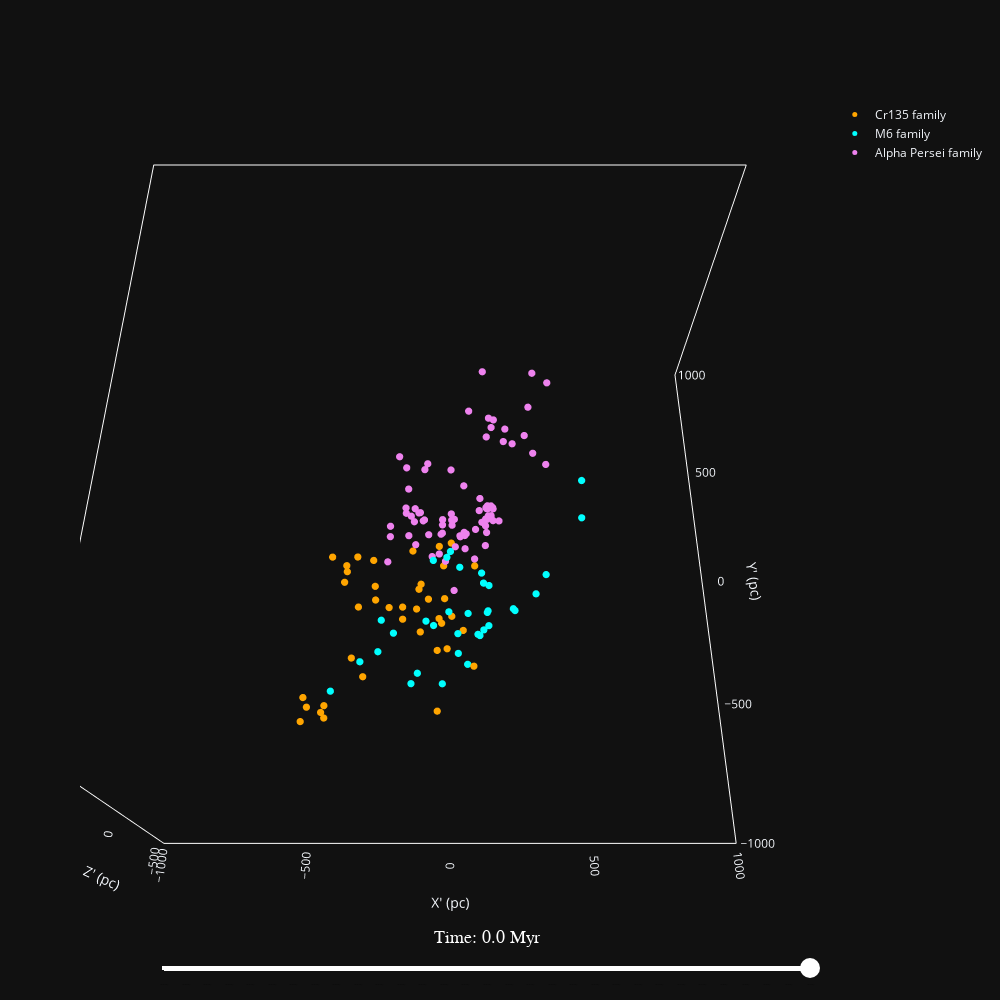

The cell this chart's notebook holds for it:
### Code cell
plot_3d = StarClusters3DPlotter()
save_name = '/Users/cam/Downloads/cluster_orbits_figure.html'
fig3d = plot_3d.generate_3d_plot(collection = sc, show = True, save_name =save_name, figure_layout=layout)

### Figure 1 — Plotly figure (JSON) as saved in the notebook; plotly's stock layout.template omitted (floating-point values rounded to 4 significant figures)
{"data": [{"hovertext": ["ASCC_18", "ASCC_20", "Alessi_33", "Alessi_34", "Alessi_36", "CWNU_1024", "CWNU_1072", "CWNU_1144", "CWNU_1178", "Collinder_132", "Collinder_135", "Collinder_140", "FoF_2383", "HSC_1765", "HSC_1865", "HSC_1894", "HSC_1913", "HSC_2056", "HSC_2247", "HSC_2453", "IC_2395", "NGC_2451B", "NGC_2547", "OCSN_64", "OCSN_65", "OCSN_76", "OCSN_82", "OCT", "OC_0395", "OC_0401", "OC_0407", "OC_0450", "Theia_105", "Theia_1918", "Theia_35", "Theia_953", "UPK_398", "UPK_535", "UPK_540"], "marker": {"color": "orange", "line": {"color": "black", "width": 0}, "opacity": 1, "size": [5, 5, 5, 5, 5, 5, 5, 5, 5, 5, 5, 5, 5, 5, 5, 5, 5, 5, 5, 5, 5, 5, 5, 5, 5, 5, 5, 5, 5, 5, 5, 5, 5, 5, 5, 5, 5, 5, 5]}, "mode": "markers", "name": "Cr135 family", "type": "scatter3d", "x": [-359.8, -320.4, -408.9, -42.56, -97.94, -204.1, -363.3, -22.05, -37.55, -285.0, -104.6, -157.8, -254.2, -127.7, -485.7, -422.8, -407.9, -98.74, 44.58, 83.77, -40.56, -110.8, -36.59, -266.7, -356.4, -307.5, -158.1, 4.0, -477.0, -465.0, -322.6, -72.15, -9.495, -27.78, -246.7, 76.89, -405.2, -18.34, 5.677], "y": [-148.3, -126.8, -650.3, -475.2, -249.2, -329.6, -215.4, -181.3, -92.69, -560.8, -270.8, -337.6, -247.1, -124.5, -695.7, -662.5, -688.8, -414.8, -374.8, -178.8, -693.1, -347.7, -376.3, -129.3, -173.5, -325.0, -370.2, -96.9, -627.0, -655.7, -505.4, -312.5, -510.4, -403.1, -319.8, -539.3, -137.1, -313.0, -348.9], "z": [-133.1, -108.5, -126.8, -90.19, -64.04, -75.08, -124.4, -63.63, -94.36, -103.1, -57.04, -51.7, -86.77, -65.5, -151.5, -161.4, -134.6, -79.16, -168.5, -69.68, -43.77, -43.63, -57.11, -131.2, -128.4, -81.6, -77.88, -59.7, -114.8, -125.7, -79.13, -43.55, 22.06, -30.76, -33.33, -61.12, -87.67, -37.93, -104.9]}, {"hovertext": ["ASCC_58", "Alessi_5", "BH_164", "BH_99", "CWNU_1020", "CWNU_1034", "CWNU_1044", "CWNU_1069", "CWNU_45", "CWNU_515", "CWNU_88", "HSC_1902", "HSC_2215", "HSC_2270", "HSC_2398", "HSC_2442", "HSC_2462", "HSC_2687", "Haffner_13", "IC_2391", "LISC-III_3668", "NGC_2451A", "NGC_3228", "NGC_6405", "OCSN_89", "Platais_9", "Teutsch_38", "Theia_1315", "Theia_227", "Theia_439", "Theia_58", "Trumpler_10", "UPK_537", "UPK_569"], "marker": {"color": "cyan", "line": {"color": "black", "width": 0}, "opacity": 1, "size": [5, 5, 5, 5, 5, 5, 5, 5, 5, 5, 5, 5, 5, 5, 5, 5, 5, 5, 5, 5, 5, 5, 5, 5, 5, 5, 5, 5, 5, 5, 5, 5, 5, 5]}, "mode": "markers", "name": "M6 family", "type": "scatter3d", "x": [95.62, 121.7, 286.5, 125.4, 25.36, -224.8, -4.109, -79.63, -294.8, 32.59, 57.4, -383.5, 26.09, 59.19, 125.9, 112.2, 129.5, 315.9, -233.4, 1.081, -106.0, -56.72, 88.55, 451.0, 207.8, -10.71, -121.4, 111.3, 456.9, 208.8, -182.8, -53.37, -25.25, 106.2], "y": [-461.5, -372.2, -293.0, -421.9, -434.8, -396.4, -359.5, -387.1, -515.9, -195.7, -520.3, -620.1, -520.4, -367.2, -348.7, -252.8, -268.8, -254.9, -499.5, -149.1, -558.9, -179.9, -467.4, -26.84, -355.4, -184.6, -630.5, -412.4, 108.9, -387.0, -448.4, -424.8, -590.5, -217.0], "z": [10.39, -13.5, -44.32, -4.15, -42.16, -20.99, -39.23, -52.27, -85.35, -43.92, -97.67, -69.39, 6.938, -34.21, -57.02, -47.08, -30.47, 26.94, -35.48, -17.74, -73.75, -23.51, 36.82, -5.929, -22.6, 11.11, 38.36, -66.32, 14.18, 38.85, -2.404, 4.479, -85.37, -44.55]}, {"hovertext": ["118TAU", "ADS_16795", "ASCC_100", "Alessi_13", "BPMG", "CAR", "COL", "CRA", "CWNU_1015", "CWNU_1129", "CWNU_1143", "Chamaleon_I", "EPSC", "ETAC", "Gaia_8", "HSC_1020", "HSC_1318", "HSC_1438", "HSC_1553", "HSC_1766", "HSC_1900", "HSC_1989", "HSC_2068", "HSC_2139", "HSC_2216", "HSC_2468", "HSC_2505", "HSC_2523", "HSC_2630", "HSC_2636", "HSC_2733", "HSC_2816", "HSC_2907", "HSC_2919", "HSC_2931", "HSC_2986", "HSC_381", "HSC_415", "HSC_474", "HSC_517", "HSC_958", "IC_2602", "IC_4665", "LCC", "Mamajek_1", "Mamajek_3", "Melotte_20", "OCSN_10", "OCSN_100", "OCSN_24", "OCSN_92", "OCSN_96", "OCSN_98", "OC_0666", "Platais_6", "Platais_8", "ROPH", "Stephenson_1", "THA", "THOR", "TWA", "Teutsch_179", "Theia_23", "Theia_232", "Theia_333", "Theia_38", "Theia_53", "Theia_54", "Theia_65", "Theia_66", "Theia_67", "Theia_69", "Theia_72", "UBC_26", "UCL", "UCRA", "UPK_113", "UPK_116", "UPK_606", "UPK_640", "USCO", "XFOR"], "marker": {"color": "violet", "line": {"color": "black", "width": 0}, "opacity": 1, "size": [5, 5, 5, 5, 5, 5, 5, 5, 5, 5, 5, 5, 5, 5, 5, 5, 5, 5, 5, 5, 5, 5, 5, 5, 5, 5, 5, 5, 5, 5, 5, 5, 5, 5, 5, 5, 5, 5, 5, 5, 5, 5, 5, 5, 5, 5, 5, 5, 5, 5, 5, 5, 5, 5, 5, 5, 5, 5, 5, 5, 5, 5, 5, 5, 5, 5, 5, 5, 5, 5, 5, 5, 5, 5, 5, 5, 5, 5, 5, 5, 5, 5]}, "mode": "markers", "name": "Alpha Persei family", "type": "scatter3d", "x": [-102.3, -78.95, 151.9, -31.58, 4.1, 6.7, -25.9, 132.4, -143.2, -152.3, 98.65, 83.35, 49.9, 33.65, 126.0, -155.9, -121.5, -125.1, -203.5, -73.66, -26.24, -61.4, -36.45, -15.54, 13.53, 47.31, 52.13, 52.02, 118.7, 85.25, 119.5, 126.1, 145.4, 130.3, 124.2, 141.0, 213.7, 184.1, 138.9, 47.83, -88.09, 50.54, 282.7, 54.3, 34.85, -92.59, -144.9, 257.8, 126.2, 3.046, 119.6, 128.3, 137.6, 145.4, -203.6, 17.62, 124.8, 134.2, 5.4, -88.4, 14.4, 190.0, 334.8, -182.7, 298.8, 281.1, 104.2, -152.7, -107.1, -135.1, 145.5, -116.8, -210.1, 346.8, 107.5, 142.1, 123.7, 67.68, 122.2, 166.0, 121.2, -27.1], "y": [-4.8, 190.5, 317.1, -49.43, -6.7, -50.5, -25.9, -0.21, -62.04, 11.49, -22.64, -161.3, -84.8, -81.36, 249.7, 206.2, 24.01, -4.63, -58.43, -72.1, -41.52, -144.6, -166.3, -186.9, -261.8, -96.03, -92.09, -85.4, -135.5, -95.0, -75.45, -48.89, -20.8, -15.28, -12.46, -0.1135, 207.6, 223.1, 227.5, 102.8, 150.9, -141.2, 166.7, -94.2, -84.41, -27.82, 93.65, 250.0, -12.2, 156.6, -56.16, -21.99, -16.41, -54.19, -93.02, -131.1, -15.23, 314.6, -20.1, -25.7, -47.7, 266.1, 172.0, 255.7, 545.1, 411.7, 67.11, 19.73, -6.726, 2.087, 0.8371, -121.8, -183.5, 474.9, -60.9, -1.2, 661.7, 419.4, -106.0, -49.66, -17.0, -46.3], "z": [-9.9, -9.611, 79.08, -86.18, -15.7, -15.5, -21.4, -42.43, -72.33, -45.08, 38.71, -51.25, -25.6, -34.81, 73.78, -64.46, -34.74, -78.22, -7.949, -44.99, -30.44, -67.35, -1.378, -14.55, -88.02, 20.38, -2.647, -17.87, -0.1318, 40.37, 28.64, 26.1, 48.08, 40.43, 44.81, -45.04, 96.37, 86.07, 168.5, -12.6, 17.14, -12.74, 100.9, 5.8, -36.19, -26.86, -19.32, 82.66, 53.68, 5.131, 40.5, 53.13, 60.79, 25.6, -18.11, -18.42, 37.6, 93.89, -36.1, -23.9, 22.7, 98.84, 16.94, -69.31, 41.35, 17.98, -39.82, -21.71, -8.438, -48.85, 16.95, -21.67, -26.68, 79.96, 26.5, -39.2, -110.2, -18.96, 38.98, 14.88, 48.9, -84.2]}], "layout": {"dragmode": "turntable", "height": 1000, "scene": {"aspectmode": "manual", "aspectratio": {"x": 1, "y": 1, "z": 0.6}, "camera": {"center": {"x": 0, "y": 0, "z": 0}, "eye": {"x": 0, "y": -0.8, "z": 1.5}, "projection": {"type": "perspective"}, "up": {"x": 0, "y": 1, "z": 0}}, "xaxis": {"linecolor": "white", "linewidth": 2, "mirror": true, "nticks": 5, "range": [-1000, 1000], "showgrid": false, "showline": true, "showspikes": false, "title": {"text": "X' (pc)"}, "zeroline": false}, "yaxis": {"linecolor": "white", "linewidth": 2, "mirror": true, "nticks": 5, "range": [-1000, 1000], "showgrid": false, "showline": true, "showspikes": false, "title": {"text": "Y' (pc)"}, "zeroline": false}, "zaxis": {"linecolor": "white", "linewidth": 2, "mirror": true, "nticks": 5, "range": [-600, 600], "showgrid": false, "showline": true, "showspikes": false, "title": {"text": "Z' (pc)"}, "zeroline": false}}, "sliders": [{"active": 60, "bgcolor": "white", "bordercolor": "red", "borderwidth": 0, "currentvalue": {"font": {"color": "white", "family": "arial", "size": 18}, "offset": 20, "visible": true, "xanchor": "center"}, "font": {"color": "black", "size": 1}, "len": 0.9, "pad": {"b": 0, "l": 0, "r": 0, "t": 0}, "steps": [{"args": [["-60.0"], {"frame": {"duration": 5, "easing": "linear", "redraw": true}, "transition": {"duration": 0, "easing": "linear"}}], "label": "Time: -60.0 Myr", "method": "animate"}, {"args": [["-59.0"], {"frame": {"duration": 5, "easing": "linear", "redraw": true}, "transition": {"duration": 0, "easing": "linear"}}], "label": "Time: -59.0 Myr", "method": "animate"}, {"args": [["-58.0"], {"frame": {"duration": 5, "easing": "linear", "redraw": true}, "transition": {"duration": 0, "easing": "linear"}}], "label": "Time: -58.0 Myr", "method": "animate"}, {"args": [["-57.0"], {"frame": {"duration": 5, "easing": "linear", "redraw": true}, "transition": {"duration": 0, "easing": "linear"}}], "label": "Time: -57.0 Myr", "method": "animate"}, {"args": [["-56.0"], {"frame": {"duration": 5, "easing": "linear", "redraw": true}, "transition": {"duration": 0, "easing": "linear"}}], "label": "Time: -56.0 Myr", "method": "animate"}, {"args": [["-55.0"], {"frame": {"duration": 5, "easing": "linear", "redraw": true}, "transition": {"duration": 0, "easing": "linear"}}], "label": "Time: -55.0 Myr", "method": "animate"}, {"args": [["-54.0"], {"frame": {"duration": 5, "easing": "linear", "redraw": true}, "transition": {"duration": 0, "easing": "linear"}}], "label": "Time: -54.0 Myr", "method": "animate"}, {"args": [["-53.0"], {"frame": {"duration": 5, "easing": "linear", "redraw": true}, "transition": {"duration": 0, "easing": "linear"}}], "label": "Time: -53.0 Myr", "method": "animate"}, {"args": [["-52.0"], {"frame": {"duration": 5, "easing": "linear", "redraw": true}, "transition": {"duration": 0, "easing": "linear"}}], "label": "Time: -52.0 Myr", "method": "animate"}, {"args": [["-51.0"], {"frame": {"duration": 5, "easing": "linear", "redraw": true}, "transition": {"duration": 0, "easing": "linear"}}], "label": "Time: -51.0 Myr", "method": "animate"}, {"args": [["-50.0"], {"frame": {"duration": 5, "easing": "linear", "redraw": true}, "transition": {"duration": 0, "easing": "linear"}}], "label": "Time: -50.0 Myr", "method": "animate"}, {"args": [["-49.0"], {"frame": {"duration": 5, "easing": "linear", "redraw": true}, "transition": {"duration": 0, "easing": "linear"}}], "label": "Time: -49.0 Myr", "method": "animate"}, {"args": [["-48.0"], {"frame": {"duration": 5, "easing": "linear", "redraw": true}, "transition": {"duration": 0, "easing": "linear"}}], "label": "Time: -48.0 Myr", "method": "animate"}, {"args": [["-47.0"], {"frame": {"duration": 5, "easing": "linear", "redraw": true}, "transition": {"duration": 0, "easing": "linear"}}], "label": "Time: -47.0 Myr", "method": "animate"}, {"args": [["-46.0"], {"frame": {"duration": 5, "easing": "linear", "redraw": true}, "transition": {"duration": 0, "easing": "linear"}}], "label": "Time: -46.0 Myr", "method": "animate"}, {"args": [["-45.0"], {"frame": {"duration": 5, "easing": "linear", "redraw": true}, "transition": {"duration": 0, "easing": "linear"}}], "label": "Time: -45.0 Myr", "method": "animate"}, {"args": [["-44.0"], {"frame": {"duration": 5, "easing": "linear", "redraw": true}, "transition": {"duration": 0, "easing": "linear"}}], "label": "Time: -44.0 Myr", "method": "animate"}, {"args": [["-43.0"], {"frame": {"duration": 5, "easing": "linear", "redraw": true}, "transition": {"duration": 0, "easing": "linear"}}], "label": "Time: -43.0 Myr", "method": "animate"}, {"args": [["-42.0"], {"frame": {"duration": 5, "easing": "linear", "redraw": true}, "transition": {"duration": 0, "easing": "linear"}}], "label": "Time: -42.0 Myr", "method": "animate"}, {"args": [["-41.0"], {"frame": {"duration": 5, "easing": "linear", "redraw": true}, "transition": {"duration": 0, "easing": "linear"}}], "label": "Time: -41.0 Myr", "method": "animate"}, {"args": [["-40.0"], {"frame": {"duration": 5, "easing": "linear", "redraw": true}, "transition": {"duration": 0, "easing": "linear"}}], "label": "Time: -40.0 Myr", "method": "animate"}, {"args": [["-39.0"], {"frame": {"duration": 5, "easing": "linear", "redraw": true}, "transition": {"duration": 0, "easing": "linear"}}], "label": "Time: -39.0 Myr", "method": "animate"}, {"args": [["-38.0"], {"frame": {"duration": 5, "easing": "linear", "redraw": true}, "transition": {"duration": 0, "easing": "linear"}}], "label": "Time: -38.0 Myr", "method": "animate"}, {"args": [["-37.0"], {"frame": {"duration": 5, "easing": "linear", "redraw": true}, "transition": {"duration": 0, "easing": "linear"}}], "label": "Time: -37.0 Myr", "method": "animate"}, {"args": [["-36.0"], {"frame": {"duration": 5, "easing": "linear", "redraw": true}, "transition": {"duration": 0, "easing": "linear"}}], "label": "Time: -36.0 Myr", "method": "animate"}, {"args": [["-35.0"], {"frame": {"duration": 5, "easing": "linear", "redraw": true}, "transition": {"duration": 0, "easing": "linear"}}], "label": "Time: -35.0 Myr", "method": "animate"}, {"args": [["-34.0"], {"frame": {"duration": 5, "easing": "linear", "redraw": true}, "transition": {"duration": 0, "easing": "linear"}}], "label": "Time: -34.0 Myr", "method": "animate"}, {"args": [["-33.0"], {"frame": {"duration": 5, "easing": "linear", "redraw": true}, "transition": {"duration": 0, "easing": "linear"}}], "label": "Time: -33.0 Myr", "method": "animate"}, {"args": [["-32.0"], {"frame": {"duration": 5, "easing": "linear", "redraw": true}, "transition": {"duration": 0, "easing": "linear"}}], "label": "Time: -32.0 Myr", "method": "animate"}, {"args": [["-31.0"], {"frame": {"duration": 5, "easing": "linear", "redraw": true}, "transition": {"duration": 0, "easing": "linear"}}], "label": "Time: -31.0 Myr", "method": "animate"}, {"args": [["-30.0"], {"frame": {"duration": 5, "easing": "linear", "redraw": true}, "transition": {"duration": 0, "easing": "linear"}}], "label": "Time: -30.0 Myr", "method": "animate"}, {"args": [["-29.0"], {"frame": {"duration": 5, "easing": "linear", "redraw": true}, "transition": {"duration": 0, "easing": "linear"}}], "label": "Time: -29.0 Myr", "method": "animate"}, {"args": [["-28.0"], {"frame": {"duration": 5, "easing": "linear", "redraw": true}, "transition": {"duration": 0, "easing": "linear"}}], "label": "Time: -28.0 Myr", "method": "animate"}, {"args": [["-27.0"], {"frame": {"duration": 5, "easing": "linear", "redraw": true}, "transition": {"duration": 0, "easing": "linear"}}], "label": "Time: -27.0 Myr", "method": "animate"}, {"args": [["-26.0"], {"frame": {"duration": 5, "easing": "linear", "redraw": true}, "transition": {"duration": 0, "easing": "linear"}}], "label": "Time: -26.0 Myr", "method": "animate"}, {"args": [["-25.0"], {"frame": {"duration": 5, "easing": "linear", "redraw": true}, "transition": {"duration": 0, "easing": "linear"}}], "label": "Time: -25.0 Myr", "method": "animate"}, {"args": [["-24.0"], {"frame": {"duration": 5, "easing": "linear", "redraw": true}, "transition": {"duration": 0, "easing": "linear"}}], "label": "Time: -24.0 Myr", "method": "animate"}, {"args": [["-23.0"], {"frame": {"duration": 5, "easing": "linear", "redraw": true}, "transition": {"duration": 0, "easing": "linear"}}], "label": "Time: -23.0 Myr", "method": "animate"}, {"args": [["-22.0"], {"frame": {"duration": 5, "easing": "linear", "redraw": true}, "transition": {"duration": 0, "easing": "linear"}}], "label": "Time: -22.0 Myr", "method": "animate"}, {"args": [["-21.0"], {"frame": {"duration": 5, "easing": "linear", "redraw": true}, "transition": {"duration": 0, "easing": "linear"}}], "label": "Time: -21.0 Myr", "method": "animate"}, {"args": [["-20.0"], {"frame": {"duration": 5, "easing": "linear", "redraw": true}, "transition": {"duration": 0, "easing": "linear"}}], "label": "Time: -20.0 Myr", "method": "animate"}, {"args": [["-19.0"], {"frame": {"duration": 5, "easing": "linear", "redraw": true}, "transition": {"duration": 0, "easing": "linear"}}], "label": "Time: -19.0 Myr", "method": "animate"}, {"args": [["-18.0"], {"frame": {"duration": 5, "easing": "linear", "redraw": true}, "transition": {"duration": 0, "easing": "linear"}}], "label": "Time: -18.0 Myr", "method": "animate"}, {"args": [["-17.0"], {"frame": {"duration": 5, "easing": "linear", "redraw": true}, "transition": {"duration": 0, "easing": "linear"}}], "label": "Time: -17.0 Myr", "method": "animate"}, {"args": [["-16.0"], {"frame": {"duration": 5, "easing": "linear", "redraw": true}, "transition": {"duration": 0, "easing": "linear"}}], "label": "Time: -16.0 Myr", "method": "animate"}, {"args": [["-15.0"], {"frame": {"duration": 5, "easing": "linear", "redraw": true}, "transition": {"duration": 0, "easing": "linear"}}], "label": "Time: -15.0 Myr", "method": "animate"}, {"args": [["-14.0"], {"frame": {"duration": 5, "easing": "linear", "redraw": true}, "transition": {"duration": 0, "easing": "linear"}}], "label": "Time: -14.0 Myr", "method": "animate"}, {"args": [["-13.0"], {"frame": {"duration": 5, "easing": "linear", "redraw": true}, "transition": {"duration": 0, "easing": "linear"}}], "label": "Time: -13.0 Myr", "method": "animate"}, {"args": [["-12.0"], {"frame": {"duration": 5, "easing": "linear", "redraw": true}, "transition": {"duration": 0, "easing": "linear"}}], "label": "Time: -12.0 Myr", "method": "animate"}, {"args": [["-11.0"], {"frame": {"duration": 5, "easing": "linear", "redraw": true}, "transition": {"duration": 0, "easing": "linear"}}], "label": "Time: -11.0 Myr", "method": "animate"}, {"args": [["-10.0"], {"frame": {"duration": 5, "easing": "linear", "redraw": true}, "transition": {"duration": 0, "easing": "linear"}}], "label": "Time: -10.0 Myr", "method": "animate"}, {"args": [["-9.0"], {"frame": {"duration": 5, "easing": "linear", "redraw": true}, "transition": {"duration": 0, "easing": "linear"}}], "label": "Time: -9.0 Myr", "method": "animate"}, {"args": [["-8.0"], {"frame": {"duration": 5, "easing": "linear", "redraw": true}, "transition": {"duration": 0, "easing": "linear"}}], "label": "Time: -8.0 Myr", "method": "animate"}, {"args": [["-7.0"], {"frame": {"duration": 5, "easing": "linear", "redraw": true}, "transition": {"duration": 0, "easing": "linear"}}], "label": "Time: -7.0 Myr", "method": "animate"}, {"args": [["-6.0"], {"frame": {"duration": 5, "easing": "linear", "redraw": true}, "transition": {"duration": 0, "easing": "linear"}}], "label": "Time: -6.0 Myr", "method": "animate"}, {"args": [["-5.0"], {"frame": {"duration": 5, "easing": "linear", "redraw": true}, "transition": {"duration": 0, "easing": "linear"}}], "label": "Time: -5.0 Myr", "method": "animate"}, {"args": [["-4.0"], {"frame": {"duration": 5, "easing": "linear", "redraw": true}, "transition": {"duration": 0, "easing": "linear"}}], "label": "Time: -4.0 Myr", "method": "animate"}, {"args": [["-3.0"], {"frame": {"duration": 5, "easing": "linear", "redraw": true}, "transition": {"duration": 0, "easing": "linear"}}], "label": "Time: -3.0 Myr", "method": "animate"}, {"args": [["-2.0"], {"frame": {"duration": 5, "easing": "linear", "redraw": true}, "transition": {"duration": 0, "easing": "linear"}}], "label": "Time: -2.0 Myr", "method": "animate"}, {"args": [["-1.0"], {"frame": {"duration": 5, "easing": "linear", "redraw": true}, "transition": {"duration": 0, "easing": "linear"}}], "label": "Time: -1.0 Myr", "method": "animate"}, {"args": [["0.0"], {"frame": {"duration": 5, "easing": "linear", "redraw": true}, "transition": {"duration": 0, "easing": "linear"}}], "label": "Time: 0.0 Myr", "method": "animate"}], "tickcolor": "white", "ticklen": 1, "transition": {"duration": 300, "easing": "bounce-in"}, "x": 0.1, "xanchor": "left", "y": 0, "yanchor": "top"}], "width": 1000}}
